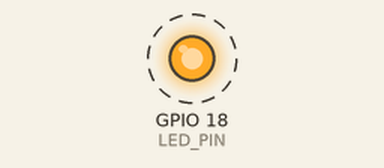
The program below on a simulated Raspberry Pi (BCM pin numbers). Shown: output pins drawn as LEDs (lit = HIGH). Dashed ring = blinking. What the program prints to the terminal is not drawn.

Above: at 0.5 s.
Timing chart, 0 to 4.6 s (numbered marks = the images above):
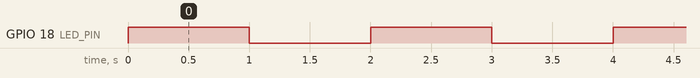

Measured:
- by itself, GPIO 18 (LED_PIN): alternates HIGH for 1.0 s and LOW for 1.0 s

The program:

p1.py
```python
#!/usr/bin/env python3
import RPi.GPIO as GPIO
import time
LED_PIN = 18  # GPIO 18 (pin físico 12)
try:
    # 1. Configurar modo de numeración BCM
    GPIO.setmode(GPIO.BCM)
    # 2. Desactivar advertencias (opcional)
    GPIO.setwarnings(False)
    # 3. Configurar pin como salida
    GPIO.setup(LED_PIN, GPIO.OUT, initial=GPIO.LOW)
    print("Control de LED iniciado (Modo BCM)")
    print(f"Usando GPIO {LED_PIN} (Pin físico 12)")
    print("Presiona Ctrl+C para salir")
    # 4. Loop principal - Parpadeo del LED
    while True:
        # Encender LED (HIGH = 3.3V)
        GPIO.output(LED_PIN, GPIO.HIGH)
        print("LED ENCENDIDO")
        time.sleep(1)
        # Apagar LED (LOW = 0V)
        GPIO.output(LED_PIN, GPIO.LOW)
        print("LED APAGADO")
        time.sleep(1)
except KeyboardInterrupt:
    print("\nPrograma interrumpido por el usuario")
finally:
    # 5. Limpieza - Restaurar pines a estado seguro
    GPIO.cleanup()
    print("GPIO limpiado. Programa finalizado.")
```
